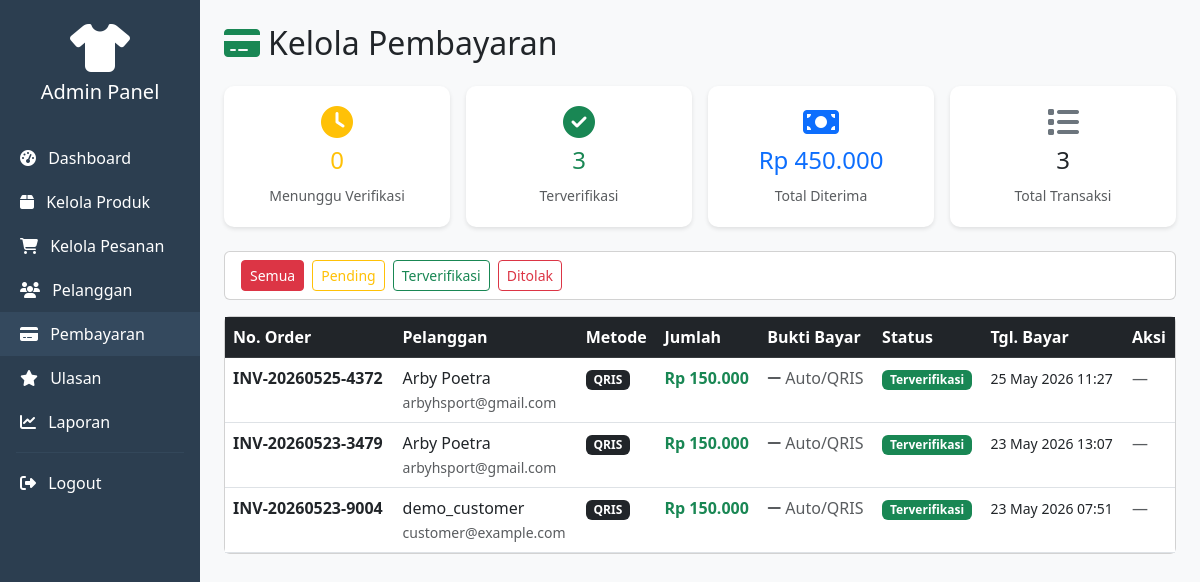
/admin/payments.php (signed in), run on the app's committed database.
### tables this page shows
CREATE TABLE `payments` (
  `id` int(11) NOT NULL,
  `order_id` int(11) NOT NULL,
  `payment_method` varchar(50) DEFAULT NULL,
  `payment_proof` varchar(255) DEFAULT NULL,
  `amount` decimal(12,2) DEFAULT NULL,
  `status` enum('pending','verified','rejected') DEFAULT 'pending',
  `verified_by` int(11) DEFAULT NULL,
  `verified_at` timestamp NULL DEFAULT NULL,
  `created_at` timestamp NOT NULL DEFAULT current_timestamp()
);

CREATE TABLE `orders` (
  `id` int(11) NOT NULL,
  `user_id` int(11) NOT NULL,
  `order_number` varchar(50) NOT NULL,
  `total_amount` decimal(12,2) NOT NULL,
  `status` enum('pending','paid','production','shipped','completed','cancelled') DEFAULT 'pending',
  `payment_status` enum('unpaid','paid') DEFAULT 'unpaid',
  `shipping_method` varchar(50) DEFAULT NULL,
  `shipping_address` text DEFAULT NULL,
  `tracking_number` varchar(100) DEFAULT NULL,
  `notes` text DEFAULT NULL,
  `created_at` timestamp NOT NULL DEFAULT current_timestamp(),
  `updated_at` timestamp NOT NULL DEFAULT current_timestamp() ON UPDATE current_timestamp()
);

CREATE TABLE `users` (
  `id` int(11) NOT NULL,
  `username` varchar(50) NOT NULL,
  `email` varchar(100) NOT NULL,
  `password` varchar(255) NOT NULL,
  `role` enum('admin','customer') DEFAULT 'customer',
  `created_at` timestamp NOT NULL DEFAULT current_timestamp(),
  `updated_at` timestamp NOT NULL DEFAULT current_timestamp() ON UPDATE current_timestamp()
);

### admin/payments.php (the view, shortened to what this page needs)
<?php
require_once '../config/database.php';
$filter = isset($_GET['status']) ? $_GET['status'] : '';
$where  = $filter ? "WHERE p.status='$filter'" : '';
$payments = $pdo->query("
    SELECT p.*, o.order_number, o.total_amount, o.status as order_status, u.username, u.email
    FROM payments p
    JOIN orders o ON p.order_id = o.id
    JOIN users u ON o.user_id = u.id
    $where
    ORDER BY p.created_at DESC
")->fetchAll();
$pending_count = $pdo->query("SELECT COUNT(*) FROM payments WHERE status='pending'")->fetchColumn();
$verified_count = $pdo->query("SELECT COUNT(*) FROM payments WHERE status='verified'")->fetchColumn();
$total_verified_amount = $pdo->query("SELECT COALESCE(SUM(amount),0) FROM payments WHERE status='verified'")->fetchColumn();
?>
<!DOCTYPE html>
<html lang="id">
<head>
<link href="https://cdn.jsdelivr.net/npm/bootstrap@5.3.0/dist/css/bootstrap.min.css" rel="stylesheet">
<link href="https://cdnjs.cloudflare.com/ajax/libs/font-awesome/6.4.0/css/all.min.css" rel="stylesheet">
</head>
<body class="bg-light">
<div class="container-fluid"><div class="row">
<div class="col-md-2 p-0 sidebar"><?php include 'includes/sidebar.php'; ?></div>
<div class="col-md-10 p-4">
    <h2 class="mb-4"><i class="fas fa-credit-card text-success me-2"></i>Kelola Pembayaran</h2>
    <div class="row g-3 mb-4">
        <div class="col-md-3"><div class="stat-card text-center">
            <i class="fas fa-clock fa-2x text-warning mb-2"></i>
            <h4 class="text-warning"><?=$pending_count?></h4><small class="text-muted">Menunggu Verifikasi</small>
        </div></div>
        <div class="col-md-3"><div class="stat-card text-center">
            <i class="fas fa-check-circle fa-2x text-success mb-2"></i>
            <h4 class="text-success"><?=$verified_count?></h4><small class="text-muted">Terverifikasi</small>
        </div></div>
        <div class="col-md-3"><div class="stat-card text-center">
            <i class="fas fa-money-bill fa-2x text-primary mb-2"></i>
            <h4 class="text-primary">Rp <?=number_format($total_verified_amount,0,',','.')?></h4>
            <small class="text-muted">Total Diterima</small>
        </div></div>
        <div class="col-md-3"><div class="stat-card text-center">
            <i class="fas fa-list fa-2x text-secondary mb-2"></i>
            <h4><?=$pdo->query("SELECT COUNT(*) FROM payments")->fetchColumn()?></h4>
            <small class="text-muted">Total Transaksi</small>
        </div></div>
    </div>
    <div class="card mb-3"><div class="card-body py-2">
        <div class="d-flex gap-2">
            <a href="payments.php" class="btn btn-sm <?=!$filter?'btn-danger':'btn-outline-secondary'?>">Semua</a>
            <a href="?status=pending" class="btn btn-sm <?=$filter=='pending'?'btn-warning':'btn-outline-warning'?>">
                Pending <?=$pending_count>0?"<span class='badge bg-danger'>$pending_count</span>":""?>
            </a>
            <a href="?status=verified" class="btn btn-sm <?=$filter=='verified'?'btn-success':'btn-outline-success'?>">Terverifikasi</a>
            <a href="?status=rejected" class="btn btn-sm <?=$filter=='rejected'?'btn-danger':'btn-outline-danger'?>">Ditolak</a>
        </div>
    </div></div>
    <div class="card"><div class="card-body p-0">
    <div class="table-responsive">
    <table class="table table-hover mb-0">
        <thead class="table-dark">
            <tr><th>No. Order</th><th>Pelanggan</th><th>Metode</th><th>Jumlah</th><th>Bukti Bayar</th><th>Status</th><th>Tgl. Bayar</th><th>Aksi</th></tr>
        </thead>
        <tbody>
        <?php if(empty($payments)): ?>
        <tr><td colspan="8" class="text-center text-muted py-4">Belum ada data pembayaran</td></tr>
        <?php else: ?>
        <?php foreach($payments as $pay): ?>
        <tr>
            <td><strong><?=htmlspecialchars($pay['order_number'])?></strong></td>
            <td><?=htmlspecialchars($pay['username'])?><br><small class="text-muted"><?=htmlspecialchars($pay['email'])?></small></td>
            <td><span class="badge bg-dark"><?=htmlspecialchars($pay['payment_method'] ?? 'QRIS')?></span></td>
            <td class="text-success fw-bold">Rp <?=number_format($pay['amount'],0,',','.')?></td>
            <td>
                <?php if($pay['payment_proof']): ?>
                <button class="btn btn-sm btn-outline-primary" data-bs-toggle="modal"
                    data-bs-target="#proofModal<?=$pay['id']?>">
                    <i class="fas fa-image me-1"></i>Lihat Bukti
                </button>
                <div class="modal fade" id="proofModal<?=$pay['id']?>" tabindex="-1">
                    <div class="modal-dialog modal-lg"><div class="modal-content">
                        <div class="modal-header">
                            <h5 class="modal-title">Bukti Pembayaran - <?=htmlspecialchars($pay['order_number'])?></h5>
                            <button class="btn-close" data-bs-dismiss="modal"></button>
                        </div>
                        <div class="modal-body text-center">
                            <img src="../uploads/payments/<?=htmlspecialchars($pay['payment_proof'])?>" class="proof-img">
                        </div>
                    </div></div>
                </div>
                <?php else: ?>
                <span class="text-muted"><i class="fas fa-minus"></i> Auto/QRIS</span>
                <?php endif; ?>
            </td>
            <td>
                <?php
                $badges = ['pending'=>'warning','verified'=>'success','rejected'=>'danger'];
                $labels = ['pending'=>'Menunggu','verified'=>'Terverifikasi','rejected'=>'Ditolak'];
                $s = $pay['status'];
                ?>
                <span class="badge bg-<?=$badges[$s]?>"><?=$labels[$s]?></span>
            </td>
            <td><small><?=date('d M Y H:i', strtotime($pay['created_at']))?></small></td>
            <td>
                <?php if($pay['status'] === 'pending'): ?>
                <form method="POST" class="d-inline">
                    <input type="hidden" name="payment_id" value="<?=$pay['id']?>">
                    <button name="action" value="verified" type="submit" class="btn btn-sm btn-success"
                        onclick="return confirm('Verifikasi pembayaran ini?')">
                        <i class="fas fa-check"></i>
                    </button>
                    <button name="action" value="rejected" type="submit" class="btn btn-sm btn-danger"
                        onclick="return confirm('Tolak pembayaran ini?')">
                        <i class="fas fa-times"></i>
                    </button>
                    <input type="hidden" name="verify_payment" value="1">
                </form>
                <?php else: ?>
                <span class="text-muted">—</span>
                <?php endif; ?>
            </td>
        </tr>
        <?php endforeach; ?>
        <?php endif; ?>
        </tbody>
    </table>
    </div>
    </div></div>
</div>
</div>
</div>
</body></html>

### admin/payments.php (style rules this page uses)
.sidebar { min-height:100vh;background:#2c3e50 }
.stat-card { background:white;border-radius:10px;padding:20px;box-shadow:0 2px 4px rgba(0,0,0,.1) }

### data on the page
payments: order.order_number "INV-20260525-4372", users.username "Arby Poetra", users.email "arbyhsport@gmail.com", payment_method "QRIS", amount "150.000", shows "Auto/QRIS", status "Terverifikasi", created_at "25 May 2026 11:27"
payments: order.order_number "INV-20260523-3479", users.username "Arby Poetra", users.email "arbyhsport@gmail.com", payment_method "QRIS", amount "150.000", shows "Auto/QRIS", status "Terverifikasi", created_at "23 May 2026 13:07"
payments: order.order_number "INV-20260523-9004", users.username "demo_customer", users.email "customer@example.com", payment_method "QRIS", amount "150.000", shows "Auto/QRIS", status "Terverifikasi", created_at "23 May 2026 07:51"

### other printed values
$pending_count "0"
$verified_count "3"
$total_verified_amount "450.000"
$pdo->query("SELECT COUNT(*) FROM payments")->fetchColumn() "3"
